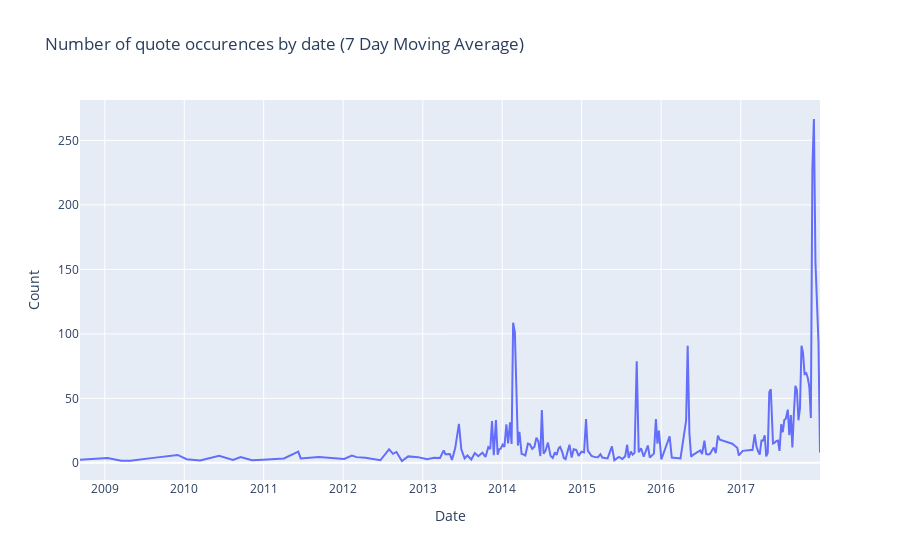

Notebook code cell kept with this figure:
### Code cell
import plotly.express as px

window_first_day_numbers, window_averaged_occurences = moving_average(
    daily_occurence_sums, 
    window=WINDOW_DAYS,
    stride=WINDOW_DAYS
)
window_first_date = [daily_occurence_dates[i] for i in window_first_day_numbers]

fig = px.line(x=window_first_date, 
              y=window_averaged_occurences,
              labels=dict(x="Date", y="Count"),
              title="Number of quote occurences by date (7 Day Moving Average)")

fig.write_html('quote_occurence_7day_ma.html')
fig.show()

### Figure 1 — Plotly figure (JSON) as saved in the notebook; plotly's stock layout.template omitted (floating-point values rounded to 4 significant figures; data arrays with more than 128 entries replaced by an {"elided": "..."} marker saying what was removed)
{"data": [{"hovertemplate": "Date=%{x}<br>Count=%{y}<extra></extra>", "legendgroup": "", "line": {"color": "#636efa", "dash": "solid"}, "marker": {"symbol": "circle"}, "mode": "lines", "name": "", "orientation": "v", "showlegend": false, "type": "scatter", "x": {"elided": "199 str values"}, "xaxis": "x", "y": {"elided": "199 float values"}, "yaxis": "y"}], "layout": {"legend": {"tracegroupgap": 0}, "title": {"text": "Number of quote occurences by date (7 Day Moving Average)"}, "xaxis": {"anchor": "y", "domain": [0, 1], "title": {"text": "Date"}}, "yaxis": {"anchor": "x", "domain": [0, 1], "title": {"text": "Count"}}}}
